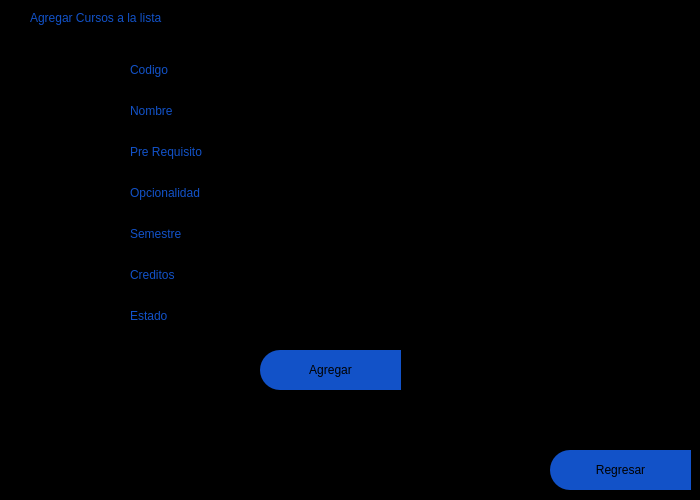
<?xml version="1.0" encoding="UTF-8"?>
<ui version="4.0">
 <class>MainWindow</class>
 <widget class="QMainWindow" name="MainWindow">
  <property name="geometry">
   <rect>
    <x>0</x>
    <y>0</y>
    <width>700</width>
    <height>500</height>
   </rect>
  </property>
  <property name="minimumSize">
   <size>
    <width>100</width>
    <height>500</height>
   </size>
  </property>
  <property name="maximumSize">
   <size>
    <width>700</width>
    <height>500</height>
   </size>
  </property>
  <property name="contextMenuPolicy">
   <enum>Qt::DefaultContextMenu</enum>
  </property>
  <property name="windowTitle">
   <string>Agregar Cursos</string>
  </property>
  <property name="styleSheet">
   <string notr="true"/>
  </property>
  <widget class="QWidget" name="centralwidget">
   <property name="maximumSize">
    <size>
     <width>700</width>
     <height>500</height>
    </size>
   </property>
   <widget class="QFrame" name="frame">
    <property name="geometry">
     <rect>
      <x>0</x>
      <y>0</y>
      <width>700</width>
      <height>500</height>
     </rect>
    </property>
    <property name="minimumSize">
     <size>
      <width>700</width>
      <height>500</height>
     </size>
    </property>
    <property name="maximumSize">
     <size>
      <width>700</width>
      <height>500</height>
     </size>
    </property>
    <property name="styleSheet">
     <string notr="true">QFrame{
background-color: rgb(0, 0, 0);
}



QLabel{
color: rgb(18, 82, 200);

font: 75 12pt &quot;Arial Black&quot;;
	
}

QLabel:hover{
color: white;


font: 75 12pt &quot;Arial Black&quot;;
}

QLineEdit{
background-color: rgb(0, 0, 0);
color: rgb(255, 255, 255);

font: 75 12pt &quot;Arial&quot;;
	
}</string>
    </property>
    <property name="frameShape">
     <enum>QFrame::StyledPanel</enum>
    </property>
    <property name="frameShadow">
     <enum>QFrame::Raised</enum>
    </property>
    <widget class="QPushButton" name="bt_regresar">
     <property name="geometry">
      <rect>
       <x>550</x>
       <y>450</y>
       <width>141</width>
       <height>40</height>
      </rect>
     </property>
     <property name="minimumSize">
      <size>
       <width>100</width>
       <height>40</height>
      </size>
     </property>
     <property name="styleSheet">
      <string notr="true">QPushButton{
background-color: rgb(18, 82, 200);
border-top-left-radius: 20px;
border-bottom-left-radius: 20px;

font: 75 11pt &quot;Arial Black&quot;;
	
}

QPushButton:hover{
background-color: white;
border-top-left-radius: 20px;
border-bottom-left-radius: 20px;

font: 75 11pt &quot;Arial Black&quot;;
}</string>
     </property>
     <property name="text">
      <string>Regresar</string>
     </property>
     <property name="icon">
      <iconset>
       <normaloff>pngfind.com-back-png-1934895.png</normaloff>pngfind.com-back-png-1934895.png</iconset>
     </property>
     <property name="iconSize">
      <size>
       <width>32</width>
       <height>32</height>
      </size>
     </property>
    </widget>
    <widget class="QPushButton" name="btn_agregar">
     <property name="geometry">
      <rect>
       <x>260</x>
       <y>350</y>
       <width>141</width>
       <height>40</height>
      </rect>
     </property>
     <property name="minimumSize">
      <size>
       <width>100</width>
       <height>40</height>
      </size>
     </property>
     <property name="styleSheet">
      <string notr="true">QPushButton{
background-color: rgb(18, 82, 200);
border-top-left-radius: 20px;
border-bottom-left-radius: 20px;

font: 75 11pt &quot;Arial Black&quot;;
	
}

QPushButton:hover{
background-color: white;
border-top-left-radius: 20px;
border-bottom-left-radius: 20px;

font: 75 11pt &quot;Arial Black&quot;;
}</string>
     </property>
     <property name="text">
      <string>Agregar</string>
     </property>
     <property name="icon">
      <iconset>
       <normaloff>pngwing.com.png</normaloff>pngwing.com.png</iconset>
     </property>
     <property name="iconSize">
      <size>
       <width>32</width>
       <height>32</height>
      </size>
     </property>
    </widget>
    <widget class="QLabel" name="label_8">
     <property name="geometry">
      <rect>
       <x>30</x>
       <y>0</y>
       <width>400</width>
       <height>35</height>
      </rect>
     </property>
     <property name="minimumSize">
      <size>
       <width>400</width>
       <height>35</height>
      </size>
     </property>
     <property name="maximumSize">
      <size>
       <width>200</width>
       <height>30</height>
      </size>
     </property>
     <property name="text">
      <string>Agregar Cursos a la lista</string>
     </property>
    </widget>
    <widget class="QWidget" name="layoutWidget">
     <property name="geometry">
      <rect>
       <x>130</x>
       <y>50</y>
       <width>412</width>
       <height>285</height>
      </rect>
     </property>
     <layout class="QHBoxLayout" name="horizontalLayout">
      <item>
       <layout class="QVBoxLayout" name="verticalLayout_2">
        <item>
         <widget class="QLabel" name="label">
          <property name="minimumSize">
           <size>
            <width>200</width>
            <height>32</height>
           </size>
          </property>
          <property name="maximumSize">
           <size>
            <width>200</width>
            <height>30</height>
           </size>
          </property>
          <property name="text">
           <string>Codigo</string>
          </property>
         </widget>
        </item>
        <item>
         <widget class="QLabel" name="label_2">
          <property name="minimumSize">
           <size>
            <width>200</width>
            <height>32</height>
           </size>
          </property>
          <property name="maximumSize">
           <size>
            <width>200</width>
            <height>30</height>
           </size>
          </property>
          <property name="text">
           <string>Nombre</string>
          </property>
         </widget>
        </item>
        <item>
         <widget class="QLabel" name="label_3">
          <property name="minimumSize">
           <size>
            <width>200</width>
            <height>32</height>
           </size>
          </property>
          <property name="maximumSize">
           <size>
            <width>200</width>
            <height>30</height>
           </size>
          </property>
          <property name="text">
           <string>Pre Requisito</string>
          </property>
         </widget>
        </item>
        <item>
         <widget class="QLabel" name="label_5">
          <property name="minimumSize">
           <size>
            <width>200</width>
            <height>32</height>
           </size>
          </property>
          <property name="maximumSize">
           <size>
            <width>200</width>
            <height>30</height>
           </size>
          </property>
          <property name="text">
           <string>Opcionalidad</string>
          </property>
         </widget>
        </item>
        <item>
         <widget class="QLabel" name="label_4">
          <property name="minimumSize">
           <size>
            <width>200</width>
            <height>32</height>
           </size>
          </property>
          <property name="maximumSize">
           <size>
            <width>200</width>
            <height>30</height>
           </size>
          </property>
          <property name="text">
           <string>Semestre</string>
          </property>
         </widget>
        </item>
        <item>
         <widget class="QLabel" name="label_6">
          <property name="minimumSize">
           <size>
            <width>200</width>
            <height>32</height>
           </size>
          </property>
          <property name="maximumSize">
           <size>
            <width>200</width>
            <height>30</height>
           </size>
          </property>
          <property name="text">
           <string>Creditos</string>
          </property>
         </widget>
        </item>
        <item>
         <widget class="QLabel" name="label_7">
          <property name="minimumSize">
           <size>
            <width>200</width>
            <height>32</height>
           </size>
          </property>
          <property name="maximumSize">
           <size>
            <width>200</width>
            <height>30</height>
           </size>
          </property>
          <property name="text">
           <string>Estado</string>
          </property>
         </widget>
        </item>
       </layout>
      </item>
      <item>
       <layout class="QVBoxLayout" name="verticalLayout">
        <item>
         <widget class="QLineEdit" name="lineEdit_codigo">
          <property name="minimumSize">
           <size>
            <width>200</width>
            <height>25</height>
           </size>
          </property>
          <property name="text">
           <string/>
          </property>
         </widget>
        </item>
        <item>
         <widget class="QLineEdit" name="lineEdit_nombre">
          <property name="minimumSize">
           <size>
            <width>200</width>
            <height>25</height>
           </size>
          </property>
          <property name="text">
           <string/>
          </property>
         </widget>
        </item>
        <item>
         <widget class="QLineEdit" name="lineEdit_requisito">
          <property name="minimumSize">
           <size>
            <width>200</width>
            <height>25</height>
           </size>
          </property>
          <property name="text">
           <string/>
          </property>
         </widget>
        </item>
        <item>
         <widget class="QLineEdit" name="lineEdit_opcion">
          <property name="minimumSize">
           <size>
            <width>200</width>
            <height>25</height>
           </size>
          </property>
          <property name="text">
           <string/>
          </property>
         </widget>
        </item>
        <item>
         <widget class="QLineEdit" name="lineEdit_semestre">
          <property name="minimumSize">
           <size>
            <width>200</width>
            <height>25</height>
           </size>
          </property>
          <property name="text">
           <string/>
          </property>
         </widget>
        </item>
        <item>
         <widget class="QLineEdit" name="lineEdit_creditos">
          <property name="minimumSize">
           <size>
            <width>200</width>
            <height>25</height>
           </size>
          </property>
          <property name="text">
           <string/>
          </property>
         </widget>
        </item>
        <item>
         <widget class="QLineEdit" name="lineEdit_estado">
          <property name="minimumSize">
           <size>
            <width>200</width>
            <height>25</height>
           </size>
          </property>
          <property name="text">
           <string/>
          </property>
         </widget>
        </item>
       </layout>
      </item>
     </layout>
    </widget>
   </widget>
  </widget>
 </widget>
 <resources/>
 <connections/>
</ui>
